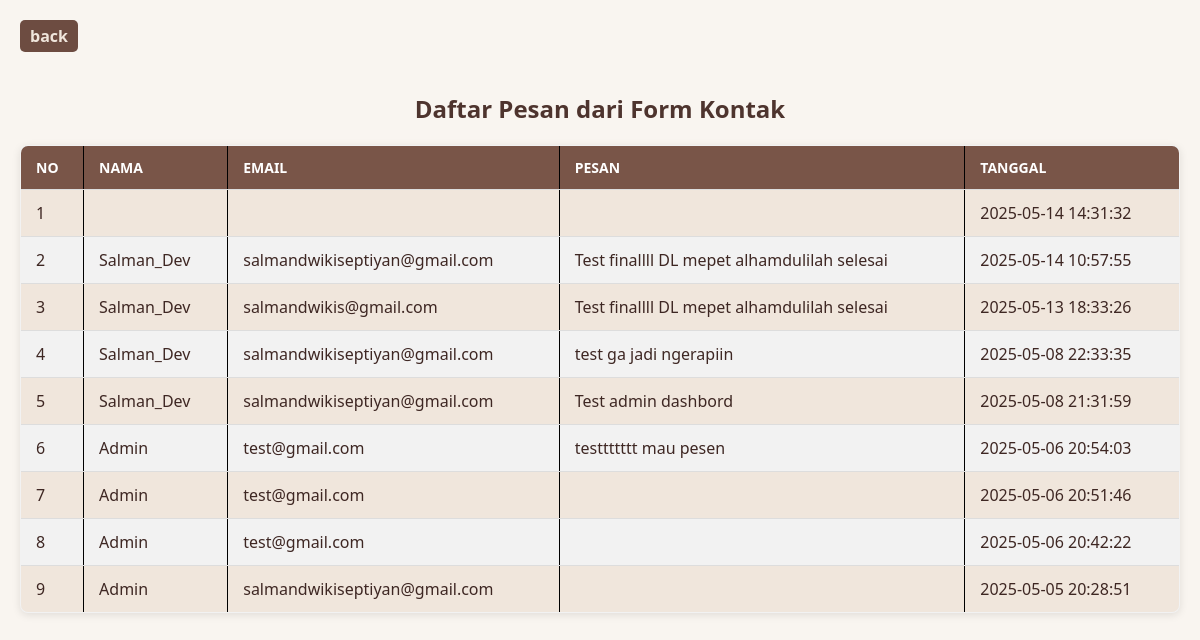
Page /admin/admin_kontak.php on the earlier database version.
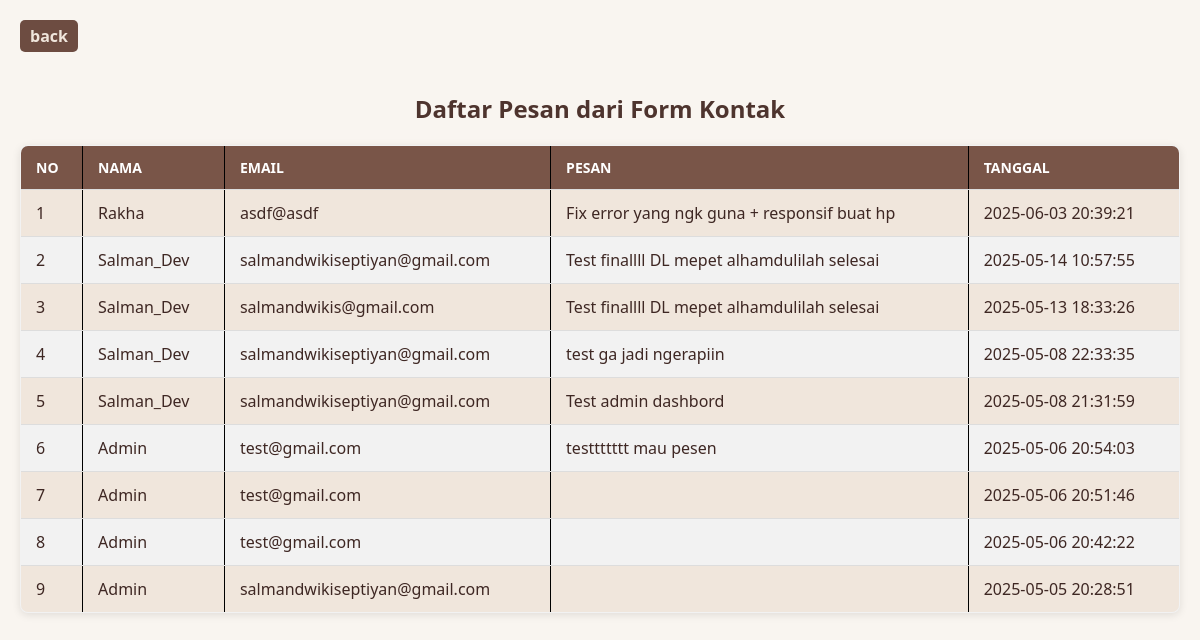
Same page on the later database version.
### tables this page shows
CREATE TABLE `pesan` (
  `id` int(11) NOT NULL,
  `nama` varchar(100) DEFAULT NULL,
  `email` varchar(100) DEFAULT NULL,
  `pesan` text DEFAULT NULL,
  `tanggal` datetime DEFAULT current_timestamp()
);

### admin/admin_kontak.php (the view, shortened to what this page needs)
<?php
include("../koneksi.php");
$query = "SELECT * FROM pesan ORDER BY id DESC";
$result = mysqli_query($conn, $query);
?>
<!DOCTYPE html>
<html>
<head>
</head>
<body>
<a href="admin_halaman.php">back</a>
<h2>Daftar Pesan dari Form Kontak</h2>
<div class="table-responsive">
<table>
  <tr>
    <th>No</th>
    <th>Nama</th>
    <th>Email</th>
    <th>Pesan</th>
    <th>tanggal</th>
  </tr>
  <?php
  $no = 1;
  while ($row = mysqli_fetch_assoc($result)) {
    echo "<tr>
            <td>".$no++."</td>
            <td>".$row['nama']."</td>
            <td>".$row['email']."</td>
            <td>".$row['pesan']."</td>
            <td>".$row['tanggal']."</td>
          </tr>";
  }
  ?>
</table>
</div>
</body>
</html>

### admin/admin_kontak.php (style rules this page uses)
body { font-family: 'Segoe UI', Tahoma, Geneva, Verdana, sans-serif; background-color: #f9f5f0; margin: 0; padding: 20px; color: #3e2723; }
table { width: 100%; border-collapse: collapse; margin-top: 20px; background-color: #f2f2f2; box-shadow: 0 2px 8px rgba(0,0,0,0.1); border-radius: 8px; overflow: hidden; }
table, th, td { border: 1px solid black; }
th, td { padding: 12px 15px; text-align: left; border-bottom: 1px solid #ddd; }
th { background-color: #795548; color: white; font-weight: bold; text-transform: uppercase; font-size: 14px; }
tr:nth-child(even) { background-color: #f0e6dc; }
a { display: inline-block; background-color: #6d4c41; border-radius: 5px; padding: 5px 10px; margin-bottom: 20px; color: #f0e6dc; text-decoration: none; font-weight: bold; }
h2 { text-align: center; color: #4e342e; margin-bottom: 20px; }

Differences in the rows shown:
changed pesan: nama (not shown) → "Rakha"; email (not shown) → "asdf@asdf"; pesan (not shown) → "Fix error yang ngk guna + responsif buat hp"; tanggal "2025-05-14 14:31:32" → "2025-06-03 20:39:21"
